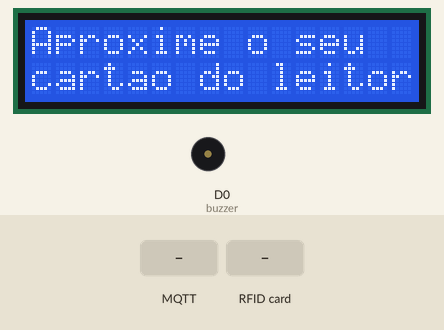
Bench run of a sketch on a simulated ESP8266 (NodeMCU). Shown: 16×2 character LCD, buzzer (waves = sounding). Inputs (shaded band) come from the test bench. WiFi joins after 1.5 s; servers stay silent unless stated; no MQTT or app messages arrive unless stated; what the sketch prints to the serial monitor is not drawn.

Above: at 2.9 s.
3.0 s: MQTT message "1" arrives on the first subscribed topic
At 4.6 s:
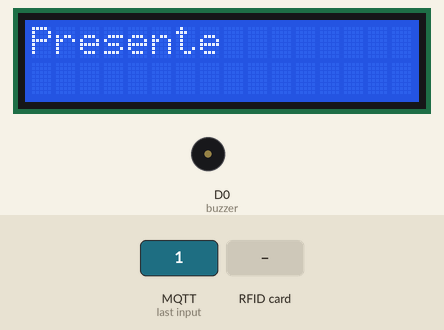
4.9 s: RFID card 5E 7A 19 C4 held to the reader
At 7.6 s:
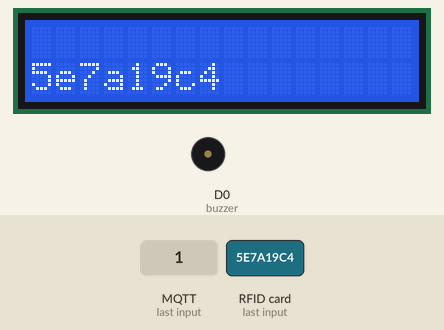
7.9 s: MQTT message "0" arrives on the first subscribed topic
At 10.2 s:
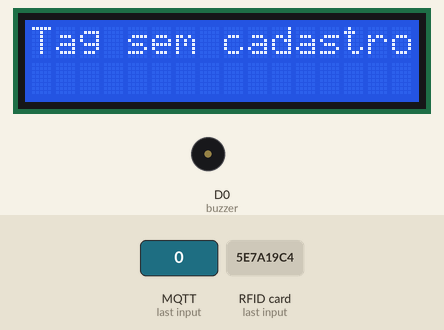
10.9 s: MQTT message "2" arrives on the first subscribed topic
At 13.02 s:
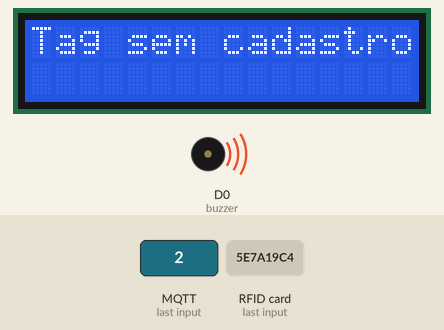
13.9 s: MQTT message "on" arrives on the first subscribed topic
At 20.8 s:
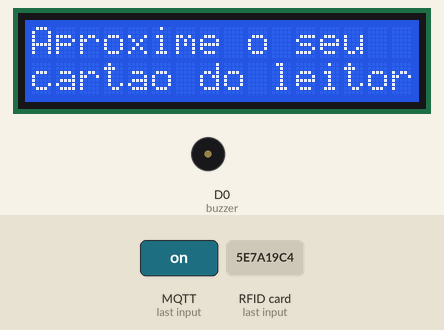
Timing chart, 0 to 21.1 s (numbered marks = the images above; inputs shaded):
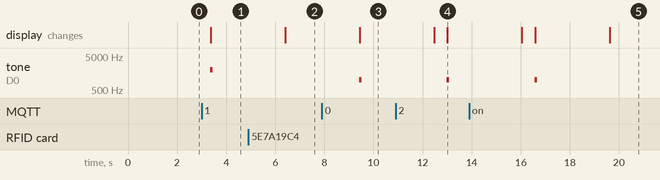

The sketch:

firmware.ino
```cpp
// LIBRARYS
#include <Wire.h>  //INCLUSÃO DE BIBLIOTECA
#include <LiquidCrystal_I2C.h> //INCLUSÃO DE BIBLIOTECA
#include <ESP8266WiFi.h>
#include <PubSubClient.h>
#include <SPI.h>
#include <MFRC522.h>
int buzzer = D0;

LiquidCrystal_I2C lcd(0x3F, 16, 2); //FUNÇÃO DO TIPO "LiquidCrystal_I2C"
// DEFINES
#define RST_PIN D3
#define SS_PIN D4

// VARIABLES
const char* SSID = "POCO X3 Pro"; // rede wifi
const char* PASSWORD = "will1234"; // senha da rede wifi

const char* BROKER_MQTT = "broker.hivemq.com"; // ip/host do broker
int BROKER_PORT = 1883; // porta do broker

const char* TOPIC_PING = "/empresas/douglaszuqueto/catraca/entrada/ping";

const char* TOPIC_PONG = "/empresas/douglaszuqueto/catraca/entrada/pong";

// PROTOTYPES//
void initPins();
void initSerial();
void initRfid();
void initWiFi();
void initMQTT();

// OBJECTS
WiFiClient client;
PubSubClient MQTT(client); // instancia o mqtt
MFRC522 mfrc522(SS_PIN, RST_PIN); // instancia o rfid

// setup
void setup() {
  pinMode(buzzer, OUTPUT);
  lcd.begin(16, 2);
  lcd.init();
  lcd.backlight();
  lcd.setCursor(0, 0);
  lcd.print("Aproxime o seu");
  lcd.setCursor(0, 1);
  lcd.print("cartao do leitor...");


  initSerial();
  initWiFi();
  initMQTT();
  initRfid();

}

void loop() {
  if (!MQTT.connected()) {
    reconnectMQTT();
  }
  recconectWiFi();
  MQTT.loop();

  if ( ! mfrc522.PICC_IsNewCardPresent()) {
    delay(500);
    return;
  }

  if ( ! mfrc522.PICC_ReadCardSerial()) {
    delay(500);
    return;
  }

  rfidProcess();

}

// implementacao dos prototypes

void initSerial() {
  Serial.begin(115200);
}

void initRfid() {
  SPI.begin();
  mfrc522.PCD_Init();
  Serial.println("Aproxime o seu cartao do leitor...");
  Serial.println();
}

void initWiFi() {
  delay(10);
  Serial.println("Conectando-se em: " + String(SSID));

  WiFi.begin(SSID, PASSWORD);
  while (WiFi.status() != WL_CONNECTED) {
    delay(100);
    Serial.print(".");
  }
  Serial.println();
  Serial.print("Conectado na Rede " + String(SSID) + " | IP => ");
  Serial.println(WiFi.localIP());
}

// Funcão para se conectar ao Broker MQTT
void initMQTT() {
  MQTT.setServer(BROKER_MQTT, BROKER_PORT);
  MQTT.setCallback(mqtt_callback);
}

//Função que recebe as mensagens publicadas
void mqtt_callback(char* topic, byte* payload, unsigned int length) {

  String message;
  for (int i = 0; i < length; i++) {
    char c = (char)payload[i];
    message += c;
  }

  if (String(message) == "1") //UID 1 - Chaveiro
  {
    tone(buzzer, 2000, 100);
    Serial.println("Ola Vinicius !");
    Serial.println();
    lcd.clear();
    lcd.setCursor(0,0);
    lcd.print("Presente");
    delay(3000);
    lcd.clear();
    lcd.setCursor(0, 0);
    lcd.print("Aproxime o seu");
    lcd.setCursor(0, 1);
    lcd.print("cartao do leitor...");
  } else {
    tone(buzzer, 1000, 100);
    lcd.clear();
    lcd.setCursor(0,0);
    lcd.print("Tag sem cadastro!");
    lcd.setCursor(0,1);
    delay(3000);
    lcd.clear();
    lcd.setCursor(0, 0);
    lcd.print("Aproxime o seu");
    lcd.setCursor(0, 1);
    lcd.print("cartao do leitor...");
  }
  Serial.println("Tópico => " + String(topic) + " | Valor => " + String(message));

  Serial.flush();
}

void reconnectMQTT() {
  while (!MQTT.connected()) {
    Serial.println("Tentando se conectar ao Broker MQTT: " + String(BROKER_MQTT));
    if (MQTT.connect("ESP8266-ESP12-E")) {
      Serial.println("Conectado");
      MQTT.subscribe("/empresas/douglaszuqueto/catraca/entrada/pong");

    } else {
      Serial.println("Falha ao Reconectar");
      Serial.println("Tentando se reconectar em 2 segundos");
      delay(2000);
    }
  }
}

void recconectWiFi() {
  while (WiFi.status() != WL_CONNECTED) {
    delay(100);
    Serial.print(".");
  }
}

void rfidProcess()
{
  Serial.print("UID da tag : ");
  String conteudo = "";
  byte letra;
  for (byte i = 0; i < mfrc522.uid.size; i++)
  {
    conteudo.concat(String(mfrc522.uid.uidByte[i] < 0x10 ? "0" : ""));
    conteudo.concat(String(mfrc522.uid.uidByte[i], HEX));
  }
  char UUID[9];
  conteudo.toCharArray(UUID, 9);
  Serial.println(conteudo);
  lcd.clear();
  lcd.setCursor(0,1);
  lcd.print(conteudo);
  delay(3000);
  MQTT.publish(TOPIC_PING, UUID);
}
```

Measured:
- after the input at 3.0 s, tone on D0 (buzzer): silent → 2000 Hz after 0.35 s, → silent 0.10 s later; the display: changes after 0.36 s (image 1)
- after the input at 4.9 s, the display: changes after 1.5 s (image 2)
- after the input at 7.9 s, tone on D0 (buzzer): silent → 1000 Hz after 1.5 s, → silent 0.10 s later; the display: changes after 1.5 s (image 3)
- after the input at 10.9 s, tone on D0 (buzzer): silent → 1000 Hz after 2.1 s, → silent 0.10 s later
- after the input at 13.9 s, tone on D0 (buzzer): silent → 1000 Hz after 2.7 s, → silent 0.10 s later
